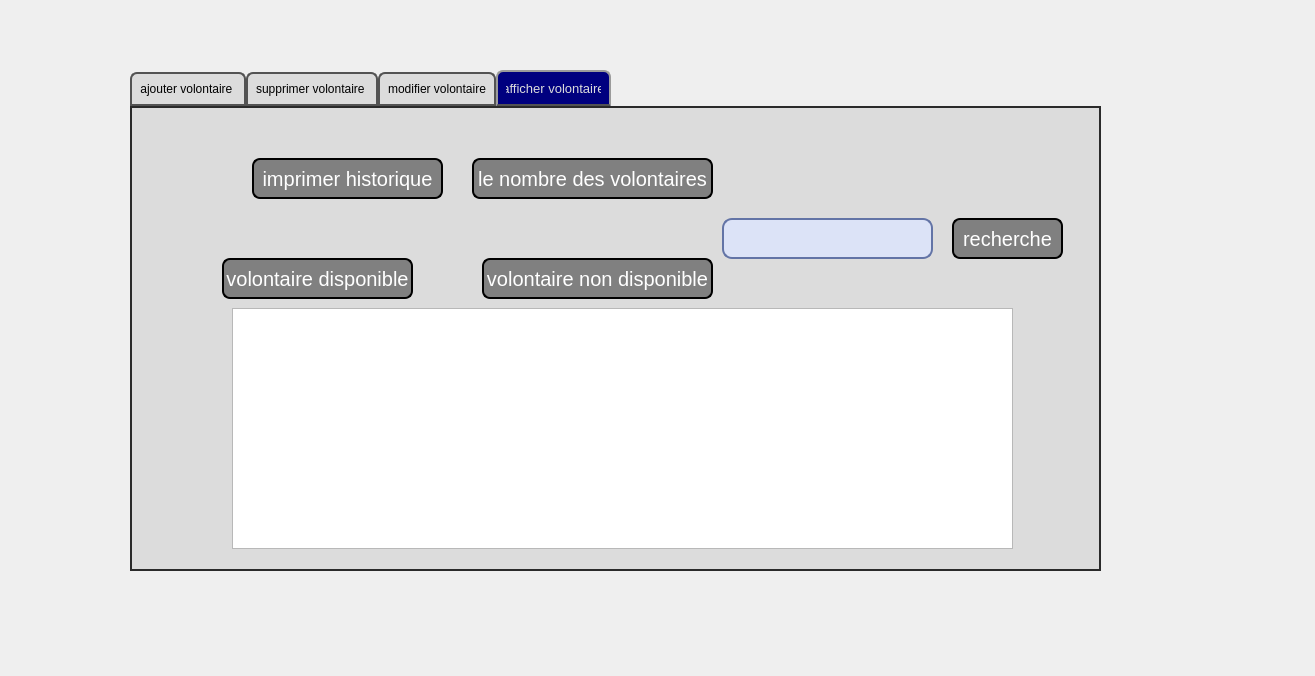
<?xml version="1.0" encoding="UTF-8"?>
<ui version="4.0">
 <class>Gestionvolontaire</class>
 <widget class="QDialog" name="Gestionvolontaire">
  <property name="geometry">
   <rect>
    <x>0</x>
    <y>0</y>
    <width>1315</width>
    <height>676</height>
   </rect>
  </property>
  <property name="windowTitle">
   <string>Dialog</string>
  </property>
  <widget class="QTabWidget" name="tabWidget">
   <property name="geometry">
    <rect>
     <x>130</x>
     <y>70</y>
     <width>971</width>
     <height>501</height>
    </rect>
   </property>
   <property name="styleSheet">
    <string notr="true">QTabWidget::pane { /* The tab widget frame */
border-top: 2px solid #2a2a2a; 
border-left: 2px solid #2a2a2a;
border-right: 2px solid #2a2a2a ; 
border-bottom: 2px solid #2a2a2a; 
background: #dcdcdc;
	
	
	/*border-top-color: rgb(0, 0, 0);*/

}
QTabWidget::tab-bar {
left: 0px; /* move to the right by 5px */
}
QTabBar::tab {
background: #dcdcdc;
border: 2px solid #535353;
border-bottom-color: #535353; 
border-top-left-radius: 7px;
border-top-right-radius: 7px;
min-width: 80px;
padding: 8px;
color: rgb(50, 50, 162);
	color: rgb(0, 0, 0);
font-size:12px;
font-family:Arial, Helvetica, sans-serif;
}
QTabBar::tab:selected,QTabBar::tab:hover {
	
	
	color: rgb(255, 255, 255);
	background-color: rgb(0, 0, 127);
}
QTabBar::tab:selected {
border-color: #9B9B9B;
border-bottom-color: #535353; /* same as pane color */
color: #dcdcdc;
font-size:13px;
font-family:Arial, Helvetica, sans-serif;
}
QTabBar::tab:!selected {
margin-top: 2px; /* make non-selected tabs look smaller */
}</string>
   </property>
   <property name="currentIndex">
    <number>3</number>
   </property>
   <widget class="QWidget" name="tab">
    <attribute name="title">
     <string>ajouter volontaire </string>
    </attribute>
    <widget class="QPushButton" name="pushButton_ajouter">
     <property name="geometry">
      <rect>
       <x>450</x>
       <y>317</y>
       <width>101</width>
       <height>41</height>
      </rect>
     </property>
     <property name="styleSheet">
      <string notr="true">QPushButton
{
border: 2px solid ;
border-radius: 8px;
color: rgb(255,255,255);
background-color: rgba(128,128,128);
font-size:20px;
}
QPushButton:hover
{
color: rgb(255,255,255);
background-color: rgb(169,169,169);
}</string>
     </property>
     <property name="text">
      <string>ajouter</string>
     </property>
    </widget>
    <widget class="QPushButton" name="pushButton_annuler">
     <property name="geometry">
      <rect>
       <x>450</x>
       <y>370</y>
       <width>101</width>
       <height>41</height>
      </rect>
     </property>
     <property name="styleSheet">
      <string notr="true">QPushButton
{
border: 2px solid ;
border-radius: 8px;
color: rgb(255,255,255);
background-color: rgba(128,128,128);
font-size:20px;
}
QPushButton:hover
{
color: rgb(255,255,255);
background-color: rgb(169,169,169);
}</string>
     </property>
     <property name="text">
      <string>annuler</string>
     </property>
    </widget>
    <widget class="QLineEdit" name="ID">
     <property name="geometry">
      <rect>
       <x>210</x>
       <y>80</y>
       <width>161</width>
       <height>31</height>
      </rect>
     </property>
     <property name="styleSheet">
      <string notr="true">
QLineEdit {
     border: 2px solid #6374a6;
     border-radius: 10px;
     padding: 0 8px;
     background: #dce3f7;
 }</string>
     </property>
    </widget>
    <widget class="QLabel" name="label">
     <property name="geometry">
      <rect>
       <x>100</x>
       <y>79</y>
       <width>101</width>
       <height>31</height>
      </rect>
     </property>
     <property name="styleSheet">
      <string notr="true">QLabel {
color: #000000;
background:#FFFF00;
border: none;
font-size:20px;
font-family:Arial, Helvetica, sans-serif;
border: 2px solid ;
border-radius: 8px;
}
QPushButton:hover {
color:#fff;
background-color: rgb(0, 0, 127);
border: none;
}</string>
     </property>
     <property name="text">
      <string>identifiant</string>
     </property>
    </widget>
    <widget class="QLineEdit" name="NOM">
     <property name="geometry">
      <rect>
       <x>210</x>
       <y>140</y>
       <width>161</width>
       <height>31</height>
      </rect>
     </property>
     <property name="styleSheet">
      <string notr="true">
QLineEdit {
     border: 2px solid #6374a6;
     border-radius: 10px;
     padding: 0 8px;
     background: #dce3f7;
 }</string>
     </property>
    </widget>
    <widget class="QLabel" name="label_3">
     <property name="geometry">
      <rect>
       <x>105</x>
       <y>190</y>
       <width>91</width>
       <height>31</height>
      </rect>
     </property>
     <property name="styleSheet">
      <string notr="true">QLabel {
color: #000000;
background:#FFFF00;
border: none;
font-size:20px;
font-family:Arial, Helvetica, sans-serif;
border: 2px solid ;
border-radius: 8px;
}
QPushButton:hover {
color:#fff;
background-color: rgb(0, 0, 127);
border: none;
}</string>
     </property>
     <property name="text">
      <string>prenom</string>
     </property>
    </widget>
    <widget class="QLineEdit" name="PRENOM">
     <property name="geometry">
      <rect>
       <x>210</x>
       <y>190</y>
       <width>161</width>
       <height>31</height>
      </rect>
     </property>
     <property name="styleSheet">
      <string notr="true">QLineEdit {
     border: 2px solid #6374a6;
     border-radius: 10px;
     padding: 0 8px;
     background: #dce3f7;
 }</string>
     </property>
    </widget>
    <widget class="QLabel" name="label_4">
     <property name="geometry">
      <rect>
       <x>105</x>
       <y>240</y>
       <width>91</width>
       <height>31</height>
      </rect>
     </property>
     <property name="styleSheet">
      <string notr="true">QLabel {
color: #000000;
background:#FFFF00;
border: none;
font-size:20px;
font-family:Arial, Helvetica, sans-serif;
border: 2px solid ;
border-radius: 8px;
}
QPushButton:hover {
color:#fff;
background-color: rgb(0, 0, 127);
border: none;
}</string>
     </property>
     <property name="text">
      <string>   age</string>
     </property>
    </widget>
    <widget class="QLineEdit" name="AGE">
     <property name="geometry">
      <rect>
       <x>210</x>
       <y>240</y>
       <width>161</width>
       <height>31</height>
      </rect>
     </property>
     <property name="styleSheet">
      <string notr="true">QLineEdit {
     border: 2px solid #6374a6;
     border-radius: 10px;
     padding: 0 8px;
     background: #dce3f7;
 }</string>
     </property>
    </widget>
    <widget class="QLabel" name="label_5">
     <property name="geometry">
      <rect>
       <x>100</x>
       <y>290</y>
       <width>101</width>
       <height>31</height>
      </rect>
     </property>
     <property name="styleSheet">
      <string notr="true">QLabel {
color: #000000;
background:#FFFF00;
border: none;
font-size:20px;
font-family:Arial, Helvetica, sans-serif;
border: 2px solid ;
border-radius: 8px;
}
QPushButton:hover {
color:#fff;
background-color: rgb(0, 0, 127);
border: none;
}</string>
     </property>
     <property name="text">
      <string>categorie</string>
     </property>
    </widget>
    <widget class="QLineEdit" name="CATEGORIE">
     <property name="geometry">
      <rect>
       <x>210</x>
       <y>290</y>
       <width>161</width>
       <height>31</height>
      </rect>
     </property>
     <property name="styleSheet">
      <string notr="true">QLineEdit {
     border: 2px solid #6374a6;
     border-radius: 10px;
     padding: 0 8px;
     background: #dce3f7;
 }</string>
     </property>
    </widget>
    <widget class="QLabel" name="label_2">
     <property name="geometry">
      <rect>
       <x>105</x>
       <y>140</y>
       <width>91</width>
       <height>31</height>
      </rect>
     </property>
     <property name="styleSheet">
      <string notr="true">QLabel {
color: #000000;
background:#FFFF00;
border: none;
font-size:20px;
font-family:Arial, Helvetica, sans-serif;
border: 2px solid ;
border-radius: 8px;
}
QPushButton:hover {
color:#fff;
background-color: rgb(0, 0, 127);
border: none;
}</string>
     </property>
     <property name="text">
      <string>nom</string>
     </property>
    </widget>
    <widget class="QLabel" name="label_6">
     <property name="geometry">
      <rect>
       <x>-20</x>
       <y>10</y>
       <width>1001</width>
       <height>491</height>
      </rect>
     </property>
     <property name="text">
      <string/>
     </property>
     <property name="pixmap">
      <pixmap>../Atelier_Connexion/myappicon/l.jpg</pixmap>
     </property>
     <property name="scaledContents">
      <bool>true</bool>
     </property>
    </widget>
    <widget class="QLabel" name="label_9">
     <property name="geometry">
      <rect>
       <x>-650</x>
       <y>0</y>
       <width>1621</width>
       <height>1171</height>
      </rect>
     </property>
     <property name="text">
      <string/>
     </property>
     <property name="pixmap">
      <pixmap>D:/projet c++/o.g/Runner-Rio_2016_Olympic_Games_HD_Vector_Wallpaper_2560x1600.jpg</pixmap>
     </property>
    </widget>
    <zorder>label_9</zorder>
    <zorder>label_6</zorder>
    <zorder>pushButton_ajouter</zorder>
    <zorder>pushButton_annuler</zorder>
    <zorder>ID</zorder>
    <zorder>label</zorder>
    <zorder>NOM</zorder>
    <zorder>label_3</zorder>
    <zorder>PRENOM</zorder>
    <zorder>label_4</zorder>
    <zorder>AGE</zorder>
    <zorder>label_5</zorder>
    <zorder>CATEGORIE</zorder>
    <zorder>label_2</zorder>
   </widget>
   <widget class="QWidget" name="tab_2">
    <attribute name="title">
     <string>supprimer volontaire </string>
    </attribute>
    <widget class="QLabel" name="label_7">
     <property name="geometry">
      <rect>
       <x>280</x>
       <y>170</y>
       <width>121</width>
       <height>31</height>
      </rect>
     </property>
     <property name="styleSheet">
      <string notr="true">QLabel {
color: #000000;
background:#00FF00;
border: none;
font-size:20px;
font-family:Arial, Helvetica, sans-serif;
border: 2px solid ;
border-radius: 8px;
}
QPushButton:hover {
color:#fff;
background-color: rgb(0, 0, 127);
border: none;
}</string>
     </property>
     <property name="text">
      <string>identifiant</string>
     </property>
    </widget>
    <widget class="QPushButton" name="pushButton_2">
     <property name="geometry">
      <rect>
       <x>602</x>
       <y>220</y>
       <width>111</width>
       <height>41</height>
      </rect>
     </property>
     <property name="styleSheet">
      <string notr="true">QPushButton
{
border: 2px solid ;
border-radius: 8px;
color: rgb(255,255,255);
background-color: rgba(128,128,128);
font-size:20px;
}
QPushButton:hover
{
color: rgb(255,255,255);
background-color: rgb(169,169,169);
}</string>
     </property>
     <property name="text">
      <string>supprimer</string>
     </property>
    </widget>
    <widget class="QComboBox" name="comboBox_id">
     <property name="geometry">
      <rect>
       <x>280</x>
       <y>230</y>
       <width>261</width>
       <height>31</height>
      </rect>
     </property>
     <property name="styleSheet">
      <string notr="true">QComboBox {
     border: 1px solid #bac4e0;
     border-radius: 3px;
     padding: 1px 18px 1px 3px;
     min-width: 6em;
 }
 
 QComboBox:editable {
     background: #bac4e0;
 }
 
 QComboBox:!editable, QComboBox::drop-down:editable {
      background: qlineargradient(x1: 0, y1: 0, x2: 0, y2: 1,
                                   stop: 0 #d5ddf7, stop: 1 #b0c2f7);
 }
 
 QComboBox::drop-down {
     subcontrol-origin: padding;
     subcontrol-position: top right;
     width: 23px;
 
     border-left-width: 1px;
     border-left-color: #bac4e0;
     border-left-style: solid; /* just a single line */
     border-top-right-radius: 3px; /* same radius as the QComboBox */
     border-bottom-right-radius: 3px;
 }
 
 QComboBox::down-arrow {
     image: url(C:/Users/Administrateur/Downloads/Atelier_Connexion/icon.png);
 }</string>
     </property>
    </widget>
    <widget class="QLabel" name="label_8">
     <property name="geometry">
      <rect>
       <x>20</x>
       <y>10</y>
       <width>931</width>
       <height>431</height>
      </rect>
     </property>
     <property name="text">
      <string/>
     </property>
     <property name="pixmap">
      <pixmap>../Atelier_Connexion/myappicon/l.jpg</pixmap>
     </property>
     <property name="scaledContents">
      <bool>true</bool>
     </property>
    </widget>
    <widget class="QLabel" name="label_10">
     <property name="geometry">
      <rect>
       <x>-440</x>
       <y>0</y>
       <width>1421</width>
       <height>521</height>
      </rect>
     </property>
     <property name="text">
      <string/>
     </property>
     <property name="pixmap">
      <pixmap>D:/projet c++/o.g/wp4165534.jpg</pixmap>
     </property>
    </widget>
    <zorder>label_10</zorder>
    <zorder>label_8</zorder>
    <zorder>label_7</zorder>
    <zorder>pushButton_2</zorder>
    <zorder>comboBox_id</zorder>
   </widget>
   <widget class="QWidget" name="tab_3">
    <attribute name="title">
     <string>modifier volontaire</string>
    </attribute>
    <widget class="QLineEdit" name="CATEGORIE_3">
     <property name="geometry">
      <rect>
       <x>270</x>
       <y>310</y>
       <width>161</width>
       <height>31</height>
      </rect>
     </property>
     <property name="styleSheet">
      <string notr="true">QLineEdit {
     border: 2px solid #6374a6;
     border-radius: 10px;
     padding: 0 8px;
     background: #dce3f7;
 }</string>
     </property>
    </widget>
    <widget class="QLineEdit" name="NOM_3">
     <property name="geometry">
      <rect>
       <x>270</x>
       <y>160</y>
       <width>161</width>
       <height>31</height>
      </rect>
     </property>
     <property name="styleSheet">
      <string notr="true">QLineEdit {
     border: 2px solid #6374a6;
     border-radius: 10px;
     padding: 0 8px;
     background: #dce3f7;
 }</string>
     </property>
    </widget>
    <widget class="QLineEdit" name="PRENOM_3">
     <property name="geometry">
      <rect>
       <x>270</x>
       <y>210</y>
       <width>161</width>
       <height>31</height>
      </rect>
     </property>
     <property name="styleSheet">
      <string notr="true">QLineEdit {
     border: 2px solid #6374a6;
     border-radius: 10px;
     padding: 0 8px;
     background: #dce3f7;
 }</string>
     </property>
    </widget>
    <widget class="QLineEdit" name="AGE_3">
     <property name="geometry">
      <rect>
       <x>270</x>
       <y>260</y>
       <width>161</width>
       <height>31</height>
      </rect>
     </property>
     <property name="styleSheet">
      <string notr="true">QLineEdit {
     border: 2px solid #6374a6;
     border-radius: 10px;
     padding: 0 8px;
     background: #dce3f7;
 }</string>
     </property>
    </widget>
    <widget class="QLabel" name="label_11">
     <property name="geometry">
      <rect>
       <x>155</x>
       <y>210</y>
       <width>91</width>
       <height>31</height>
      </rect>
     </property>
     <property name="styleSheet">
      <string notr="true">QLabel {
color: #000000;
background:#FFFF00;
border: none;
font-size:20px;
font-family:Arial, Helvetica, sans-serif;
border: 2px solid ;
border-radius: 8px;
}
QPushButton:hover {
color:#fff;
background-color: rgb(0, 0, 127);
border: none;
}</string>
     </property>
     <property name="text">
      <string>prenom</string>
     </property>
    </widget>
    <widget class="QLabel" name="label_12">
     <property name="geometry">
      <rect>
       <x>150</x>
       <y>110</y>
       <width>101</width>
       <height>31</height>
      </rect>
     </property>
     <property name="styleSheet">
      <string notr="true">QLabel {
color: #000000;
background:#FFFF00;
border: none;
font-size:20px;
font-family:Arial, Helvetica, sans-serif;
border: 2px solid ;
border-radius: 8px;
}
QPushButton:hover {
color:#fff;
background-color: rgb(0, 0, 127);
border: none;
}</string>
     </property>
     <property name="text">
      <string>identifiant</string>
     </property>
    </widget>
    <widget class="QLabel" name="label_13">
     <property name="geometry">
      <rect>
       <x>150</x>
       <y>310</y>
       <width>101</width>
       <height>31</height>
      </rect>
     </property>
     <property name="styleSheet">
      <string notr="true">QLabel {
color: #000000;
background:#FFFF00;
border: none;
font-size:20px;
font-family:Arial, Helvetica, sans-serif;
border: 2px solid ;
border-radius: 8px;
}
QPushButton:hover {
color:#fff;
background-color: rgb(0, 0, 127);
border: none;
}</string>
     </property>
     <property name="text">
      <string>categorie</string>
     </property>
    </widget>
    <widget class="QLabel" name="label_14">
     <property name="geometry">
      <rect>
       <x>175</x>
       <y>160</y>
       <width>71</width>
       <height>31</height>
      </rect>
     </property>
     <property name="styleSheet">
      <string notr="true">QLabel {
color: #000000;
background:#FFFF00;
border: none;
font-size:20px;
font-family:Arial, Helvetica, sans-serif;
border: 2px solid ;
border-radius: 8px;
}
QPushButton:hover {
color:#fff;
background-color: rgb(0, 0, 127);
border: none;
}</string>
     </property>
     <property name="text">
      <string>nom</string>
     </property>
    </widget>
    <widget class="QLabel" name="label_15">
     <property name="geometry">
      <rect>
       <x>165</x>
       <y>260</y>
       <width>81</width>
       <height>31</height>
      </rect>
     </property>
     <property name="styleSheet">
      <string notr="true">QLabel {
color: #000000;
background:#FFFF00;
border: none;
font-size:20px;
font-family:Arial, Helvetica, sans-serif;
border: 2px solid ;
border-radius: 8px;
}
QPushButton:hover {
color:#fff;
background-color: rgb(0, 0, 127);
border: none;
}</string>
     </property>
     <property name="text">
      <string>age</string>
     </property>
    </widget>
    <widget class="QLineEdit" name="ID_3">
     <property name="geometry">
      <rect>
       <x>270</x>
       <y>110</y>
       <width>161</width>
       <height>31</height>
      </rect>
     </property>
     <property name="styleSheet">
      <string notr="true">QLineEdit {
     border: 2px solid #6374a6;
     border-radius: 10px;
     padding: 0 8px;
     background: #dce3f7;
 }</string>
     </property>
    </widget>
    <widget class="QCheckBox" name="mod_dispo">
     <property name="geometry">
      <rect>
       <x>550</x>
       <y>320</y>
       <width>111</width>
       <height>20</height>
      </rect>
     </property>
     <property name="styleSheet">
      <string notr="true"/>
     </property>
     <property name="text">
      <string>non disponible</string>
     </property>
    </widget>
    <widget class="QPushButton" name="pushButton_3">
     <property name="geometry">
      <rect>
       <x>550</x>
       <y>260</y>
       <width>93</width>
       <height>41</height>
      </rect>
     </property>
     <property name="styleSheet">
      <string notr="true">QPushButton
{
border: 2px solid ;
border-radius: 8px;
color: rgb(255,255,255);
background-color: rgba(128,128,128);
font-size:20px;
}
QPushButton:hover
{
color: rgb(255,255,255);
background-color: rgb(169,169,169);
}</string>
     </property>
     <property name="text">
      <string>modifier</string>
     </property>
    </widget>
    <widget class="QLabel" name="label_16">
     <property name="geometry">
      <rect>
       <x>0</x>
       <y>-320</y>
       <width>971</width>
       <height>781</height>
      </rect>
     </property>
     <property name="text">
      <string/>
     </property>
     <property name="pixmap">
      <pixmap>D:/projet c++/o.g/wp4390814.jpg</pixmap>
     </property>
    </widget>
    <zorder>label_16</zorder>
    <zorder>CATEGORIE_3</zorder>
    <zorder>NOM_3</zorder>
    <zorder>PRENOM_3</zorder>
    <zorder>AGE_3</zorder>
    <zorder>label_11</zorder>
    <zorder>label_12</zorder>
    <zorder>label_13</zorder>
    <zorder>label_14</zorder>
    <zorder>label_15</zorder>
    <zorder>ID_3</zorder>
    <zorder>pushButton_3</zorder>
    <zorder>mod_dispo</zorder>
   </widget>
   <widget class="QWidget" name="tab_4">
    <attribute name="title">
     <string>afficher volontaire</string>
    </attribute>
    <widget class="QTableView" name="tablea">
     <property name="geometry">
      <rect>
       <x>100</x>
       <y>200</y>
       <width>781</width>
       <height>241</height>
      </rect>
     </property>
     <property name="styleSheet">
      <string notr="true">/*background-color: #d5ddf7; */</string>
     </property>
    </widget>
    <widget class="QPushButton" name="pushButton_afficher">
     <property name="geometry">
      <rect>
       <x>90</x>
       <y>150</y>
       <width>191</width>
       <height>41</height>
      </rect>
     </property>
     <property name="styleSheet">
      <string notr="true">QPushButton
{
border: 2px solid ;
border-radius: 8px;
color: rgb(255,255,255);
background-color: rgba(128,128,128);
font-size:20px;
}
QPushButton:hover
{
color: rgb(255,255,255);
background-color: rgb(169,169,169);
}</string>
     </property>
     <property name="text">
      <string>volontaire disponible</string>
     </property>
    </widget>
    <widget class="QPushButton" name="pushButton">
     <property name="geometry">
      <rect>
       <x>350</x>
       <y>150</y>
       <width>231</width>
       <height>41</height>
      </rect>
     </property>
     <property name="styleSheet">
      <string notr="true">QPushButton
{
border: 2px solid ;
border-radius: 8px;
color: rgb(255,255,255);
background-color: rgba(128,128,128);
font-size:20px;
}
QPushButton:hover
{
color: rgb(255,255,255);
background-color: rgb(169,169,169);
}</string>
     </property>
     <property name="text">
      <string>volontaire non disponible</string>
     </property>
    </widget>
    <widget class="QLineEdit" name="lineEdit">
     <property name="geometry">
      <rect>
       <x>590</x>
       <y>110</y>
       <width>211</width>
       <height>41</height>
      </rect>
     </property>
     <property name="styleSheet">
      <string notr="true">QLineEdit {
     border: 2px solid #6374a6;
     border-radius: 10px;
     padding: 0 8px;
     background: #dce3f7;
 }</string>
     </property>
    </widget>
    <widget class="QPushButton" name="recherche">
     <property name="geometry">
      <rect>
       <x>820</x>
       <y>110</y>
       <width>111</width>
       <height>41</height>
      </rect>
     </property>
     <property name="styleSheet">
      <string notr="true">QPushButton
{
border: 2px solid ;
border-radius: 8px;
color: rgb(255,255,255);
background-color: rgba(128,128,128);
font-size:20px;
}
QPushButton:hover
{
color: rgb(255,255,255);
background-color: rgb(169,169,169);
}</string>
     </property>
     <property name="text">
      <string>recherche</string>
     </property>
    </widget>
    <widget class="QPushButton" name="pushButton_4">
     <property name="geometry">
      <rect>
       <x>120</x>
       <y>50</y>
       <width>191</width>
       <height>41</height>
      </rect>
     </property>
     <property name="styleSheet">
      <string notr="true">QPushButton
{
border: 2px solid ;
border-radius: 8px;
color: rgb(255,255,255);
background-color: rgba(128,128,128);
font-size:20px;
}
QPushButton:hover
{
color: rgb(255,255,255);
background-color: rgb(169,169,169);
}</string>
     </property>
     <property name="text">
      <string>imprimer historique</string>
     </property>
    </widget>
    <widget class="QPushButton" name="pushButton_5">
     <property name="geometry">
      <rect>
       <x>340</x>
       <y>50</y>
       <width>241</width>
       <height>41</height>
      </rect>
     </property>
     <property name="styleSheet">
      <string notr="true">QPushButton
{
border: 2px solid ;
border-radius: 8px;
color: rgb(255,255,255);
background-color: rgba(128,128,128);
font-size:20px;
}
QPushButton:hover
{
color: rgb(255,255,255);
background-color: rgb(169,169,169);
}</string>
     </property>
     <property name="text">
      <string>le nombre des volontaires</string>
     </property>
    </widget>
    <widget class="QLabel" name="label_17">
     <property name="geometry">
      <rect>
       <x>0</x>
       <y>0</y>
       <width>971</width>
       <height>531</height>
      </rect>
     </property>
     <property name="text">
      <string/>
     </property>
     <property name="pixmap">
      <pixmap>D:/projet c++/o.g/wp4390809.jpg</pixmap>
     </property>
    </widget>
    <zorder>label_17</zorder>
    <zorder>tablea</zorder>
    <zorder>pushButton_afficher</zorder>
    <zorder>pushButton</zorder>
    <zorder>lineEdit</zorder>
    <zorder>recherche</zorder>
    <zorder>pushButton_4</zorder>
    <zorder>pushButton_5</zorder>
   </widget>
  </widget>
 </widget>
 <resources/>
 <connections/>
</ui>
